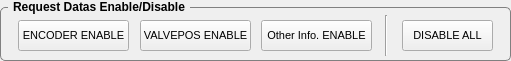
  <widget class="QGroupBox" name="GB_JointSelection_6">
   <property name="geometry">
    <rect>
     <x>10</x>
     <y>264</y>
     <width>511</width>
     <height>61</height>
    </rect>
   </property>
   <property name="font">
    <font>
     <weight>75</weight>
     <bold>true</bold>
    </font>
   </property>
   <property name="styleSheet">
    <string notr="true">QGroupBox {
    border: 1px solid gray;
    border-radius: 5px;
    margin-top: 7px;
}

QGroupBox::title {
    subcontrol-origin: margin;
    left: 8px;
    padding: 0 3px 0 3px;
}
</string>
   </property>
   <property name="title">
    <string>Request Datas Enable/Disable</string>
   </property>
   <widget class="QPushButton" name="BTN_VALVEPOS_ENABLE">
    <property name="geometry">
     <rect>
      <x>140</x>
      <y>20</y>
      <width>111</width>
      <height>31</height>
     </rect>
    </property>
    <property name="font">
     <font>
      <pointsize>8</pointsize>
     </font>
    </property>
    <property name="styleSheet">
     <string notr="true"/>
    </property>
    <property name="text">
     <string>VALVEPOS ENABLE</string>
    </property>
   </widget>
   <widget class="QPushButton" name="BTN_ENC_ENABLE">
    <property name="geometry">
     <rect>
      <x>18</x>
      <y>20</y>
      <width>111</width>
      <height>31</height>
     </rect>
    </property>
    <property name="font">
     <font>
      <pointsize>8</pointsize>
     </font>
    </property>
    <property name="styleSheet">
     <string notr="true"/>
    </property>
    <property name="text">
     <string>ENCODER ENABLE</string>
    </property>
   </widget>
   <widget class="QPushButton" name="BTN_DISABLE_ALL">
    <property name="geometry">
     <rect>
      <x>402</x>
      <y>20</y>
      <width>91</width>
      <height>31</height>
     </rect>
    </property>
    <property name="font">
     <font>
      <pointsize>8</pointsize>
     </font>
    </property>
    <property name="styleSheet">
     <string notr="true"/>
    </property>
    <property name="text">
     <string>DISABLE ALL</string>
    </property>
   </widget>
   <widget class="Line" name="line">
    <property name="geometry">
     <rect>
      <x>378</x>
      <y>15</y>
      <width>16</width>
      <height>41</height>
     </rect>
    </property>
    <property name="orientation">
     <enum>Qt::Vertical</enum>
    </property>
   </widget>
   <widget class="QPushButton" name="BTN_SOMETHING_ENABLE">
    <property name="geometry">
     <rect>
      <x>261</x>
      <y>20</y>
      <width>111</width>
      <height>31</height>
     </rect>
    </property>
    <property name="font">
     <font>
      <pointsize>8</pointsize>
     </font>
    </property>
    <property name="styleSheet">
     <string notr="true"/>
    </property>
    <property name="text">
     <string>Other Info. ENABLE</string>
    </property>
   </widget>
  </widget>
